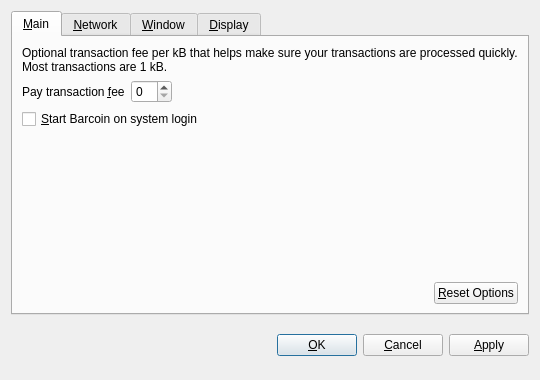
<?xml version="1.0" encoding="UTF-8"?>
<ui version="4.0">
 <class>OptionsDialog</class>
 <widget class="QDialog" name="OptionsDialog">
  <property name="geometry">
   <rect>
    <x>0</x>
    <y>0</y>
    <width>540</width>
    <height>380</height>
   </rect>
  </property>
  <property name="windowTitle">
   <string>Options</string>
  </property>
  <property name="modal">
   <bool>true</bool>
  </property>
  <layout class="QVBoxLayout" name="verticalLayout">
   <item>
    <widget class="QTabWidget" name="tabWidget">
     <property name="tabPosition">
      <enum>QTabWidget::North</enum>
     </property>
     <property name="currentIndex">
      <number>0</number>
     </property>
     <widget class="QWidget" name="tabMain">
      <attribute name="title">
       <string>&amp;Main</string>
      </attribute>
      <layout class="QVBoxLayout" name="verticalLayout_Main">
       <item>
        <widget class="QLabel" name="transactionFeeInfoLabel">
         <property name="text">
          <string>Optional transaction fee per kB that helps make sure your transactions are processed quickly. Most transactions are 1 kB.</string>
         </property>
         <property name="textFormat">
          <enum>Qt::PlainText</enum>
         </property>
         <property name="wordWrap">
          <bool>true</bool>
         </property>
        </widget>
       </item>
       <item>
        <layout class="QHBoxLayout" name="horizontalLayout_1_Main">
         <item>
          <widget class="QLabel" name="transactionFeeLabel">
           <property name="text">
            <string>Pay transaction &amp;fee</string>
           </property>
           <property name="textFormat">
            <enum>Qt::PlainText</enum>
           </property>
           <property name="buddy">
            <cstring>transactionFee</cstring>
           </property>
          </widget>
         </item>
         <item>
          <widget class="BitcoinAmountField" name="transactionFee"/>
         </item>
         <item>
          <spacer name="horizontalSpacer_1_Main">
           <property name="orientation">
            <enum>Qt::Horizontal</enum>
           </property>
           <property name="sizeHint" stdset="0">
            <size>
             <width>40</width>
             <height>20</height>
            </size>
           </property>
          </spacer>
         </item>
        </layout>
       </item>
       <item>
        <widget class="QCheckBox" name="bitcoinAtStartup">
         <property name="toolTip">
          <string>Automatically start Barcoin after logging in to the system.</string>
         </property>
         <property name="text">
          <string>&amp;Start Barcoin on system login</string>
         </property>
        </widget>
       </item>
       <item>
        <spacer name="verticalSpacer_Main">
         <property name="orientation">
          <enum>Qt::Vertical</enum>
         </property>
         <property name="sizeHint" stdset="0">
          <size>
           <width>20</width>
           <height>40</height>
          </size>
         </property>
        </spacer>
       </item>
       <item>
        <layout class="QHBoxLayout" name="horizontalLayout_2_Main">
         <item>
          <spacer name="horizontalSpacer_2_Main">
           <property name="orientation">
            <enum>Qt::Horizontal</enum>
           </property>
           <property name="sizeHint" stdset="0">
            <size>
             <width>40</width>
             <height>20</height>
            </size>
           </property>
          </spacer>
         </item>
         <item>
          <widget class="QPushButton" name="resetButton">
           <property name="toolTip">
            <string>Reset all client options to default.</string>
           </property>
           <property name="text">
            <string>&amp;Reset Options</string>
           </property>
           <property name="autoDefault">
            <bool>false</bool>
           </property>
          </widget>
         </item>
        </layout>
       </item>
      </layout>
     </widget>
     <widget class="QWidget" name="tabNetwork">
      <attribute name="title">
       <string>&amp;Network</string>
      </attribute>
      <layout class="QVBoxLayout" name="verticalLayout_Network">
       <item>
        <widget class="QCheckBox" name="mapPortUpnp">
         <property name="toolTip">
          <string>Automatically open the Barcoin client port on the router. This only works when your router supports UPnP and it is enabled.</string>
         </property>
         <property name="text">
          <string>Map port using &amp;UPnP</string>
         </property>
        </widget>
       </item>
       <item>
        <widget class="QCheckBox" name="connectSocks">
         <property name="toolTip">
          <string>Connect to the Barcoin network through a SOCKS proxy (e.g. when connecting through Tor).</string>
         </property>
         <property name="text">
          <string>&amp;Connect through SOCKS proxy:</string>
         </property>
        </widget>
       </item>
       <item>
        <layout class="QHBoxLayout" name="horizontalLayout_Network">
         <item>
          <widget class="QLabel" name="proxyIpLabel">
           <property name="text">
            <string>Proxy &amp;IP:</string>
           </property>
           <property name="textFormat">
            <enum>Qt::PlainText</enum>
           </property>
           <property name="buddy">
            <cstring>proxyIp</cstring>
           </property>
          </widget>
         </item>
         <item>
          <widget class="QValidatedLineEdit" name="proxyIp">
           <property name="maximumSize">
            <size>
             <width>140</width>
             <height>16777215</height>
            </size>
           </property>
           <property name="toolTip">
            <string>IP address of the proxy (e.g. 127.0.0.1)</string>
           </property>
          </widget>
         </item>
         <item>
          <widget class="QLabel" name="proxyPortLabel">
           <property name="text">
            <string>&amp;Port:</string>
           </property>
           <property name="textFormat">
            <enum>Qt::PlainText</enum>
           </property>
           <property name="buddy">
            <cstring>proxyPort</cstring>
           </property>
          </widget>
         </item>
         <item>
          <widget class="QLineEdit" name="proxyPort">
           <property name="maximumSize">
            <size>
             <width>55</width>
             <height>16777215</height>
            </size>
           </property>
           <property name="toolTip">
            <string>Port of the proxy (e.g. 9050)</string>
           </property>
          </widget>
         </item>
         <item>
          <widget class="QLabel" name="socksVersionLabel">
           <property name="text">
            <string>SOCKS &amp;Version:</string>
           </property>
           <property name="textFormat">
            <enum>Qt::PlainText</enum>
           </property>
           <property name="buddy">
            <cstring>socksVersion</cstring>
           </property>
          </widget>
         </item>
         <item>
          <widget class="QValueComboBox" name="socksVersion">
           <property name="toolTip">
            <string>SOCKS version of the proxy (e.g. 5)</string>
           </property>
          </widget>
         </item>
         <item>
          <spacer name="horizontalSpacer_Network">
           <property name="orientation">
            <enum>Qt::Horizontal</enum>
           </property>
           <property name="sizeHint" stdset="0">
            <size>
             <width>40</width>
             <height>20</height>
            </size>
           </property>
          </spacer>
         </item>
        </layout>
       </item>
       <item>
        <spacer name="verticalSpacer_Network">
         <property name="orientation">
          <enum>Qt::Vertical</enum>
         </property>
         <property name="sizeHint" stdset="0">
          <size>
           <width>20</width>
           <height>40</height>
          </size>
         </property>
        </spacer>
       </item>
      </layout>
     </widget>
     <widget class="QWidget" name="tabWindow">
      <attribute name="title">
       <string>&amp;Window</string>
      </attribute>
      <layout class="QVBoxLayout" name="verticalLayout_Window">
       <item>
        <widget class="QCheckBox" name="minimizeToTray">
         <property name="toolTip">
          <string>Show only a tray icon after minimizing the window.</string>
         </property>
         <property name="text">
          <string>&amp;Minimize to the tray instead of the taskbar</string>
         </property>
        </widget>
       </item>
       <item>
        <widget class="QCheckBox" name="minimizeOnClose">
         <property name="toolTip">
          <string>Minimize instead of exit the application when the window is closed. When this option is enabled, the application will be closed only after selecting Quit in the menu.</string>
         </property>
         <property name="text">
          <string>M&amp;inimize on close</string>
         </property>
        </widget>
       </item>
       <item>
        <spacer name="verticalSpacer_Window">
         <property name="orientation">
          <enum>Qt::Vertical</enum>
         </property>
         <property name="sizeHint" stdset="0">
          <size>
           <width>20</width>
           <height>40</height>
          </size>
         </property>
        </spacer>
       </item>
      </layout>
     </widget>
     <widget class="QWidget" name="tabDisplay">
      <attribute name="title">
       <string>&amp;Display</string>
      </attribute>
      <layout class="QVBoxLayout" name="verticalLayout_Display">
       <item>
        <layout class="QHBoxLayout" name="horizontalLayout_1_Display">
         <item>
          <widget class="QLabel" name="langLabel">
           <property name="text">
            <string>User Interface &amp;language:</string>
           </property>
           <property name="textFormat">
            <enum>Qt::PlainText</enum>
           </property>
           <property name="buddy">
            <cstring>lang</cstring>
           </property>
          </widget>
         </item>
         <item>
          <widget class="QValueComboBox" name="lang">
           <property name="toolTip">
            <string>The user interface language can be set here. This setting will take effect after restarting Barcoin.</string>
           </property>
          </widget>
         </item>
        </layout>
       </item>
       <item>
        <layout class="QHBoxLayout" name="horizontalLayout_2_Display">
         <item>
          <widget class="QLabel" name="unitLabel">
           <property name="text">
            <string>&amp;Unit to show amounts in:</string>
           </property>
           <property name="textFormat">
            <enum>Qt::PlainText</enum>
           </property>
           <property name="buddy">
            <cstring>unit</cstring>
           </property>
          </widget>
         </item>
         <item>
          <widget class="QValueComboBox" name="unit">
           <property name="toolTip">
            <string>Choose the default subdivision unit to show in the interface and when sending coins.</string>
           </property>
          </widget>
         </item>
        </layout>
       </item>
       <item>
        <widget class="QCheckBox" name="displayAddresses">
         <property name="toolTip">
          <string>Whether to show Barcoin addresses in the transaction list or not.</string>
         </property>
         <property name="text">
          <string>&amp;Display addresses in transaction list</string>
         </property>
        </widget>
       </item>
       <item>
        <spacer name="verticalSpacer_Display">
         <property name="orientation">
          <enum>Qt::Vertical</enum>
         </property>
         <property name="sizeHint" stdset="0">
          <size>
           <width>20</width>
           <height>40</height>
          </size>
         </property>
        </spacer>
       </item>
      </layout>
     </widget>
    </widget>
   </item>
   <item>
    <layout class="QHBoxLayout" name="horizontalLayout_Buttons">
     <item>
      <spacer name="horizontalSpacer_1">
       <property name="orientation">
        <enum>Qt::Horizontal</enum>
       </property>
       <property name="sizeHint" stdset="0">
        <size>
         <width>40</width>
         <height>48</height>
        </size>
       </property>
      </spacer>
     </item>
     <item>
      <widget class="QLabel" name="statusLabel">
       <property name="font">
        <font>
         <weight>75</weight>
         <bold>true</bold>
        </font>
       </property>
       <property name="text">
        <string/>
       </property>
       <property name="textFormat">
        <enum>Qt::PlainText</enum>
       </property>
       <property name="wordWrap">
        <bool>true</bool>
       </property>
      </widget>
     </item>
     <item>
      <spacer name="horizontalSpacer_2">
       <property name="orientation">
        <enum>Qt::Horizontal</enum>
       </property>
       <property name="sizeHint" stdset="0">
        <size>
         <width>40</width>
         <height>48</height>
        </size>
       </property>
      </spacer>
     </item>
     <item>
      <widget class="QPushButton" name="okButton">
       <property name="text">
        <string>&amp;OK</string>
       </property>
      </widget>
     </item>
     <item>
      <widget class="QPushButton" name="cancelButton">
       <property name="text">
        <string>&amp;Cancel</string>
       </property>
       <property name="autoDefault">
        <bool>false</bool>
       </property>
      </widget>
     </item>
     <item>
      <widget class="QPushButton" name="applyButton">
       <property name="text">
        <string>&amp;Apply</string>
       </property>
       <property name="autoDefault">
        <bool>false</bool>
       </property>
      </widget>
     </item>
    </layout>
   </item>
  </layout>
 </widget>
 <customwidgets>
  <customwidget>
   <class>BitcoinAmountField</class>
   <extends>QSpinBox</extends>
   <header>bitcoinamountfield.h</header>
  </customwidget>
  <customwidget>
   <class>QValueComboBox</class>
   <extends>QComboBox</extends>
   <header>qvaluecombobox.h</header>
  </customwidget>
  <customwidget>
   <class>QValidatedLineEdit</class>
   <extends>QLineEdit</extends>
   <header>qvalidatedlineedit.h</header>
  </customwidget>
 </customwidgets>
 <resources/>
 <connections/>
</ui>
